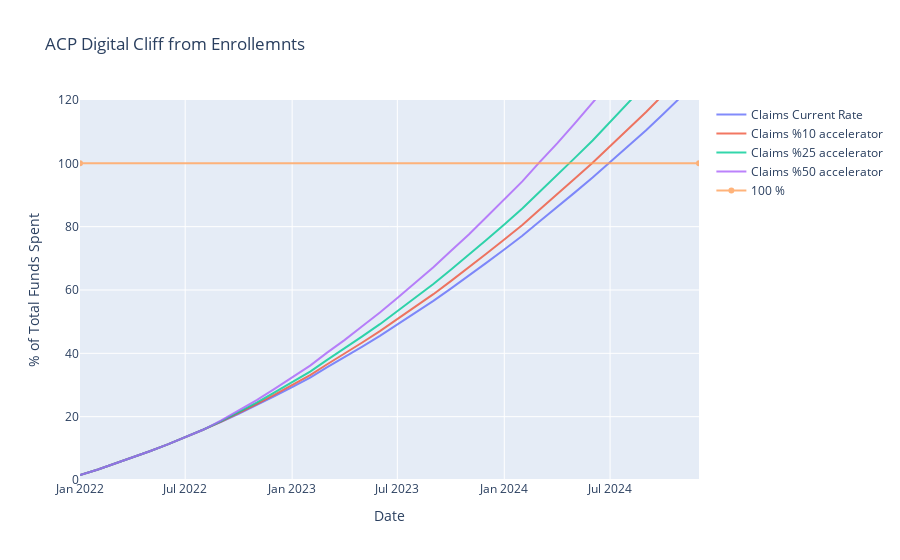

The notebook cell this image was saved under:
### Code cell
fig=go.Figure()
for col in col_plot:

    data=dfc[col]
    
    ro=dfc[dfc[col]<=100]
    
    p=dfc.iloc[ro.shape[0]-1]
    
    ext='_'.join(col.split('_')[3:])
    
    enr_r='total_claimed_'+ext
    lab=new_enr[enr_r]
   
    
    pct=data.shape[0]*[round(p[enr_r],1)]
   # print(pct)
    #txt=p[lab]
    
    fig.add_trace(
        go.Scatter(x=dfe['Data Month'],y=data,name=lab,opacity=0.8,text=pct)
                  )


fig.add_trace(go.Scatter(x=['2022-01-01','2024-12-01'],y=[100,100],name='100 %',opacity=0.8))
fig.update_layout(xaxis_range=['2022-01-01','2024-12-01'],yaxis_range=[0,120], title_text='ACP Digital Cliff from Enrollemnts')
fig.update_yaxes(title_text='% of Total Funds Spent')
fig.update_xaxes(title_text='Date')

off.iplot(fig)
